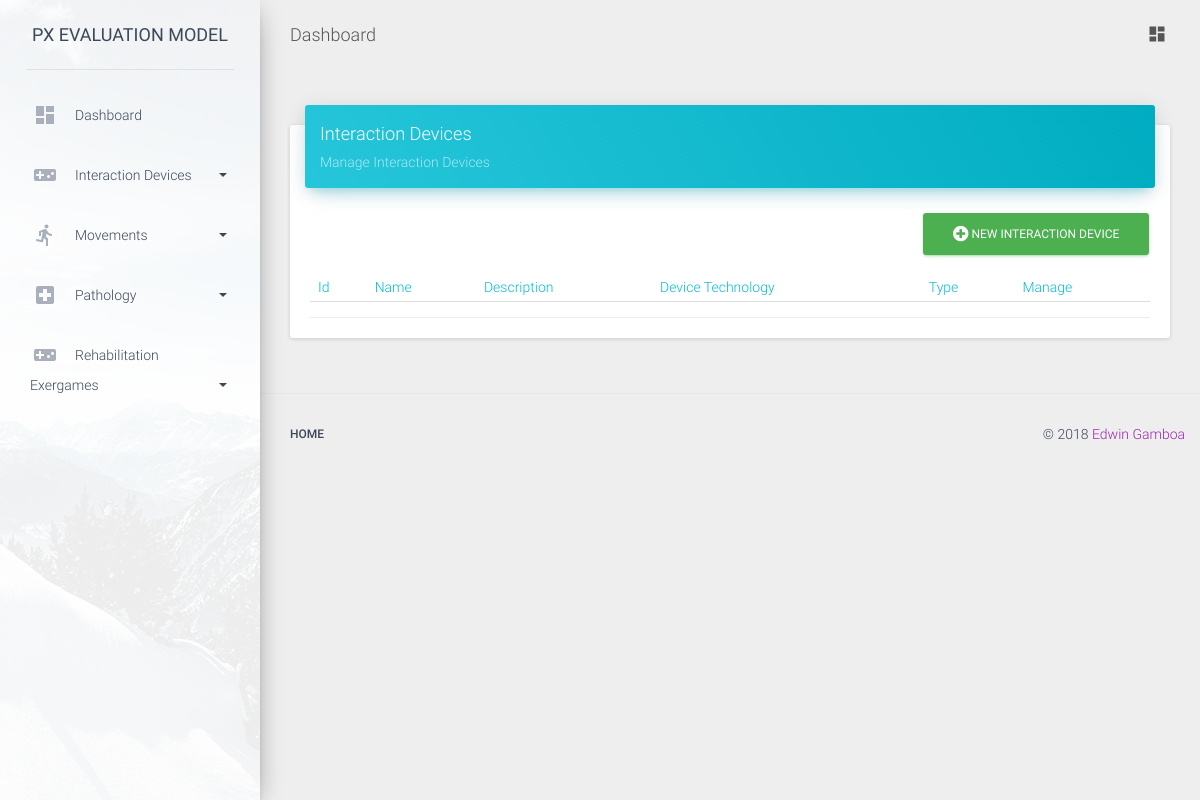
The page /interaction_device/ on the database as committed earlier.
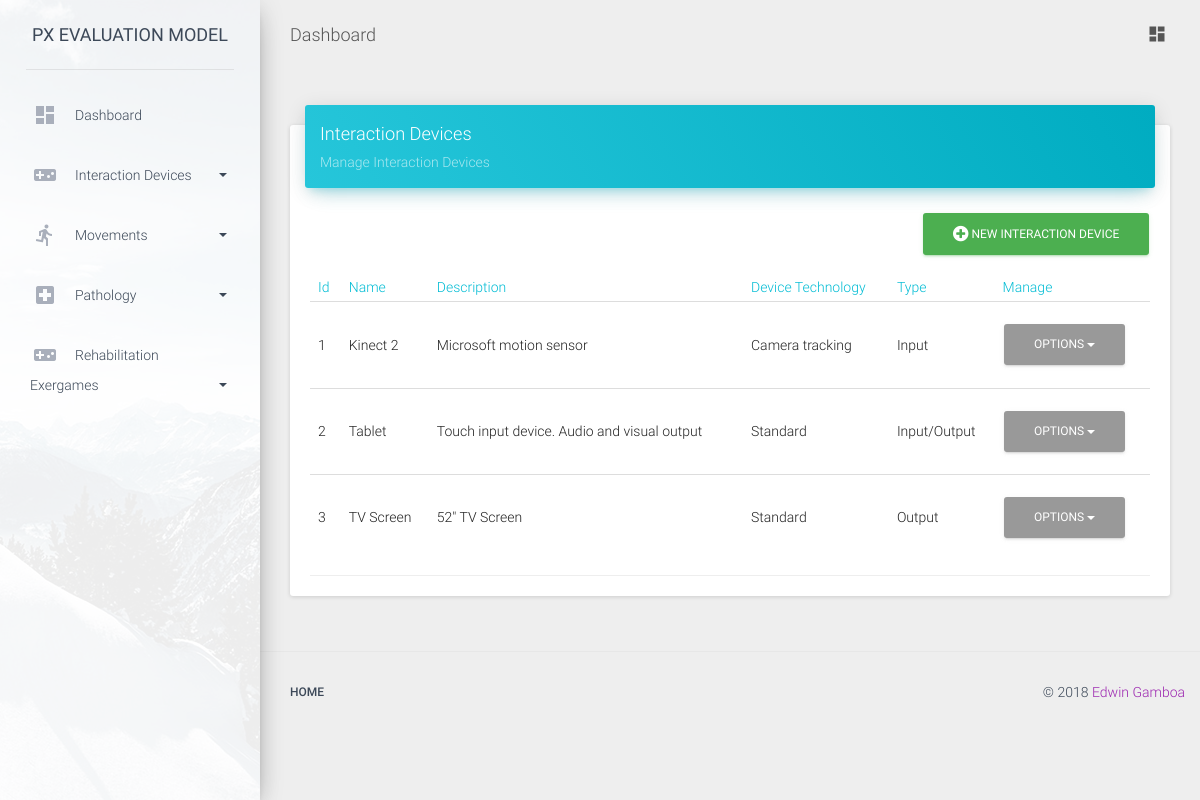
The same page on the database as committed later.
### interaction_devices/models.py (models this page shows, shortened)
class InteractionDevice(models.Model):
    name = models.CharField(max_length=140)
    description = models.TextField()
    device_technology = models.ForeignKey(DeviceTechnology,blank=True, null=True)
    type = models.PositiveIntegerField(
        choices=Constants.DEVICE_TYPE
    )

class DeviceTechnology(models.Model):
    name = models.CharField(max_length=140)
    description = models.TextField()

### interaction_devices/views.py (the view)
class InteractionDeviceList(ListView):
    model = InteractionDevice

### templates/interaction_devices/interactiondevice_list.html (shortened to what this page needs)
{% extends "list_base.html" %}
{% block card_title %}Interaction Devices{% endblock card_title %}
{% block card_description %}Manage Interaction Devices{% endblock card_description%}
{% block table_head %}
    <tr>
        <th>Id</th>
        <th>Name</th>
        <th>Description</th>
        <th>Device Technology</th>
        <th>Type</th>
        <th>Manage</th>
    </tr>
{% endblock table_head %}
{% block table_body %}
    {% for object in object_list %}
        <tr>
            <td>{{ object.id }}</td>
            <td>{{ object.name }}</td>
            <td>{{ object.description }}</td>
            <td>{{ object.device_technology.name}}</td>
            <td>{{ object.get_type_display }}</td>
            <td>
                <div class="dropdown">
                    <a href="#" class="btn dropdown-toggle" data-toggle="dropdown">
                        Options
                        <b class="caret"></b>
                    </a>
                </div>
            </td>
        </tr>
    {% endfor %}
{% endblock table_body %}
{% block new_url %} {% url 'interaction_device:new' %} {% endblock new_url %}
{% block new_object_name %}Interaction Device{% endblock new_object_name %}

### templates/list_base.html (shortened to what this page needs)
{% extends "card_base.html" %}
{% load staticfiles %}
{% block card_color %}blue{% endblock %}
{% block additional_card_classes %}table-responsive{% endblock %}
{% block card_content %}
    <a href="{% block new_url %} {% endblock new_url %}" class="btn btn-success pull-right"><i class="fa  fa-plus-circle"></i> New {% block new_object_name %}{% endblock new_object_name %}</a>
    <table class="table">
        <thead class="text-info">
        {% block table_head %}
        {% endblock table_head %}
        </thead>
        <tbody>
        {% block table_body %}
        {% endblock table_body %}
        </tbody>
    </table>
{% endblock card_content %}

### templates/card_base.html (shortened to what this page needs)
{% extends "base.html" %}
{% load staticfiles %}
{% block content %}
<div class="card">
    <div class="card-header" data-background-color="{% block card_color %} {% endblock %}">
        <h4 class="title">{% block card_title %}{% endblock card_title %}</h4>
		<p class="category">{% block card_description %}{% endblock card_description %}</p>
    </div>
    <div class="card-content {% block additional_card_classes %} {% endblock %}">
        {% block card_content %} {% endblock %}
    </div>
    <div class="card-footer">
    </div>
</div>
{% endblock %}

### templates/base.html (shortened to what this page needs)
<!DOCTYPE html>
{% load staticfiles %}
<html>
<head lang="en">
    <link href="{% static 'material-dashboard-1.2.0/assets/css/bootstrap.min.css' %}" rel="stylesheet" />
    <link href="{% static 'material-dashboard-1.2.0/assets/css/material-dashboard.css' %}" rel="stylesheet" />
    <link href="{% static 'font-awesome/css/font-awesome.min.css' %}" rel="stylesheet" />
    <link href="{% static 'font-awesome/css/font-awesome.min.css' %}" rel="stylesheet" />
    <link href="{% static 'roboto-and-material-icons-fonts/css/roboto.min.css' %}" rel="stylesheet" />
    <link href="{% static 'roboto-and-material-icons-fonts/css/material-icons.min.css' %}" rel="stylesheet" />
</head>
<body>
<div class="wrapper">
    <div class="sidebar" data-color="purple" data-image="{% static 'material-dashboard-1.2.0/assets/img/sidebar-1.jpg' %}">
        <div class="logo">
            <a href="" class="simple-text">
                PX Evaluation Model
            </a>
        </div>
        {% block sidebar %}
        {% include 'sidebar.html' %}
        {% endblock %}
    </div>
    <div class="main-panel">
        {% block navbar %}
        {% include 'navbar.html' %}
        {% endblock %}
        <div class="content">
            <div class="container-fluid">
                {% block content %}
                {% endblock %}
            </div>
        </div>
        {% block footer %}
        {% include 'footer.html' %}
        {% endblock %}
    </div>
</div>
</body>
</html>

### templates/sidebar.html (shortened to what this page needs)
{% load staticfiles %}
<div class="sidebar-wrapper">
    <ul class="nav">
        <li class="">
            <a href="{% url 'dashboard:dashboard' %}">
                <i class="material-icons">dashboard</i>
                <p>Dashboard</p>
            </a>
        </li>
        <li class="dropdown">
            <a href="#" class="dropdown-toggle" data-toggle="dropdown">
                <i class="material-icons">videogame_asset</i>
                <p>Interaction Devices<b class="caret"></b></p>
            </a>
        </li>
        <li class="dropdown">
            <a href="#" class="dropdown-toggle" data-toggle="dropdown">
                <i class="material-icons">directions_run</i>
                <p>Movements<b class="caret"></b></p>
            </a>
        </li>
        <li class="dropdown">
            <a href="#" class="dropdown-toggle" data-toggle="dropdown">
                <i class="material-icons">local_hospital</i>
                <p>Pathology<b class="caret"></b></p>
            </a>
        </li>
        <li class="dropdown">
            <a href="#" class="dropdown-toggle" data-toggle="dropdown">
                <i class="material-icons">videogame_asset</i>
                <p>Rehabilitation Exergames<b class="caret"></b></p>
            </a>
        </li>
    </ul>
</div>
<div class="sidebar-background" style="background-image: url({% static 'material-dashboard-1.2.0/assets/img/sidebar-1.jpg' %}) "></div>

### templates/navbar.html (shortened to what this page needs)
{% load staticfiles %}
<nav class="navbar navbar-transparent navbar-absolute">
    <div class="container-fluid">
        <div class="navbar-header">
            <a class="navbar-brand" href="{% url 'dashboard:dashboard' %}">Dashboard </a>
        </div>
        <div class="collapse navbar-collapse">
            <ul class="nav navbar-nav navbar-right">
                <li class="">
                    <a href="{% url 'dashboard:dashboard' %}" aria-expanded="false">
                        <i class="material-icons">dashboard</i>
                        <div class="ripple-container"></div></a>
                </li>
            </ul>
        </div>
    </div>
</nav>

### templates/footer.html (shortened to what this page needs)
<footer class="footer">
    <div class="container-fluid">
        <nav class="pull-left">
            <ul>
                <li>
                    <a href="#">
                        Home
                    </a>
                </li>
            </ul>
        </nav>
        <p class="copyright pull-right">
            ©
            <a href="#">Edwin Gamboa</a>
        </p>
    </div>
</footer>

Rows that differ between the two databases and show on the page:
added InteractionDevice: id "1", name "Kinect 2", description "Microsoft motion sensor", device_technology.name "Camera tracking", type "Input"
added InteractionDevice: id "2", name "Tablet", description "Touch input device. Audio and visual output", device_technology.name "Standard", type "Input/Output"
added InteractionDevice: id "3", name "TV Screen", description "52\" TV Screen", device_technology.name "Standard", type "Output"
